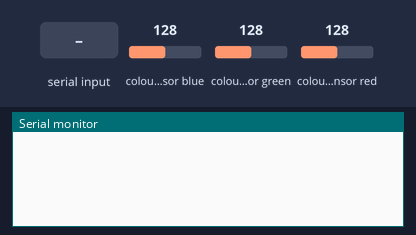
A sketch run on a simulated Arduino Uno, built with avr-gcc and run on an emulated ATmega328P. On the bench: the last lines printed to the serial monitor. Inputs (shaded band) come from the test bench; at power-on: colour sensor blue 128, colour sensor green 128, colour sensor red 128.

Above: at 1.2 s.
1.3 s: "get sensor status\n" received over Serial
At 2.5 s:
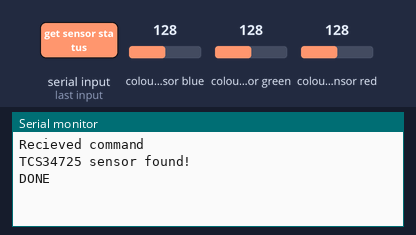
2.8 s: "get reading\n" received over Serial
At 3.3 s:
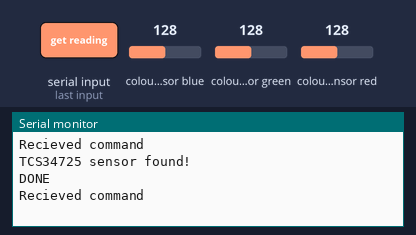
4.8 s: "ping\n" received over Serial
At 5.8 s:
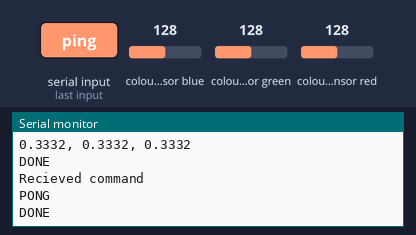
6.3 s: "1\n" received over Serial
At 7.4 s:
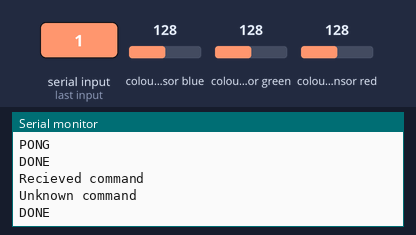

Measured:
- after the input at 1.3 s, the serial monitor: prints a new line at once (image 1)
- after the input at 4.8 s, the serial monitor: prints a new line at once (image 3)
- after the input at 6.3 s, the serial monitor: prints a new line at once (image 4)

The sketch:

ColorSensorTestv2.ino
```cpp
#include <Wire.h>
#include "Adafruit_TCS34725.h"

// Create sensor object
Adafruit_TCS34725 tcs = Adafruit_TCS34725(
  TCS34725_INTEGRATIONTIME_50MS,
  TCS34725_GAIN_4X
);

// Set up RBG struct
struct RGB {
  float r;
  float g;
  float b;
};

// Define functions that creates an RGB struct from the sensor reading
RGB getNormalizedRGB() {
  uint16_t r, g, b, c;
  tcs.getRawData(&r, &g, &b, &c);
  RGB color;
  if (c==0) {
    color.r = color.g = color.b = 0;
  } else {
    color.r = (float)r / c;
    color.g = (float)g / c;
    color.b = (float)b / c;
  }

  return color;
}
// Define a function that creates an RGB struct from an average of a set of readings

RGB getAveragedNormalizedRGB(int samples = 5) {
  RGB sum = {0, 0, 0};
  int validSamples = 0;
  for (int i =0; i < samples; i++) {
    RGB reading = getNormalizedRGB();
    if (reading.r !=0 || reading.g != 0 || reading.b != 0) {
      sum.r += reading.r;
      sum.g += reading.g;
      sum.b += reading.b;
      validSamples++;
    }
    delay(50);
  }
  Serial.print("Sample number: "); Serial.println(validSamples);
  RGB avg = {sum.r/validSamples, sum.g/validSamples, sum.b/validSamples};
  return avg;
}


// Set up for serial input
//String inputString = "";
//bool commandComplete = false;

void setup() {
  Serial.begin(9600);

}


void loop() {
  if (Serial.available() > 0) {
    Serial.println("Recieved command");


    String cmd = Serial.readStringUntil('\n');
    if (cmd.equalsIgnoreCase("get sensor status")) {
      if (tcs.begin()) {
        Serial.println("TCS34725 sensor found!");
        Serial.println("DONE");
      } else {
      Serial.println("No TCS34725 found... check wiring");
      Serial.println("DONE");
      while (1);
      // put sensor in standby initially
      tcs.disable();
      }
    }
    else if (cmd.equalsIgnoreCase("get reading")) {


      // Wake sensor
      tcs.enable();
      delay(60); // allow integration time

      int readingNumber = 5;
      RGB avgColor = getAveragedNormalizedRGB(readingNumber);
      Serial.print("Taking average reading from "); Serial.print(readingNumber); Serial.println(" values");
      Serial.println("Average of normalized values:");
      Serial.print("R: "); Serial.print(avgColor.r, 4);
      Serial.print(" G: "); Serial.print(avgColor.g, 4);
      Serial.print(" B: "); Serial.println(avgColor.b, 4);
      Serial.print(avgColor.r, 4); Serial.print(", "); Serial.print(avgColor.g, 4); Serial.print(", "); Serial.println(avgColor.b, 4);
      // Return to standby
      tcs.disable();
      Serial.println("DONE");
    }
    else if (cmd.equalsIgnoreCase("ping")) {
      Serial.println("PONG");
      Serial.println("DONE");

    }
    else {
      Serial.println("Unknown command");
      Serial.println("DONE");
    }

  }
}
```
